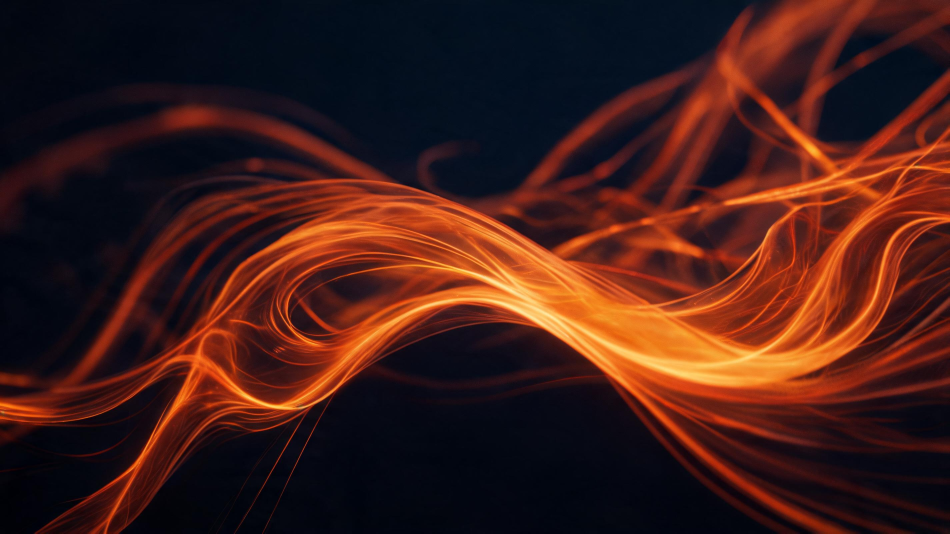
#> input picture media-src/bg/raw-nazo.jpg, 2848 x 1600 px, found by its file name (shown at 1/3 size); its folder holds 4 pictures in this run
$ python process-bg.py
#> lines starting #> are read from the running program, lines starting #| are printed output that depends on the picture
# Process the generated background plates into web-ready assets.
#
# Steps:
#   1. Swap Tasree3/Nazo: the orange plate belongs to Tasree3 (its brand accent
#      is #FD5D01); Nazo has no defined accent, so it takes the neutral navy
#      architectural corridor. This corrects a mapping error made when the
#      plates were first generated.
#   2. Resize to 1920w and 1280w, convert to WebP.
#   3. Bake a mild navy multiply so each plate is dark enough for white type at
#      AA contrast before any CSS scrim is applied. The CSS scrim then only has
#      to handle legibility, not rescue contrast from scratch.
#
# Usage: python scripts/process-bg.py

from PIL import Image, ImageEnhance
import os

# Raw plates live outside public/ so they are never deployed: they are the
# source for re-processing, not site assets. Moved here after generation because
# 2.6 MB of unreferenced JPEGs have no business shipping.
SRC = "media-src/bg"
OUT = "public/media/bg"
WIDTHS = [1920, 1280]

# product -> raw file stem
MAPPING = {
    "tasree3": "raw-nazo",      # orange flowing process -> Tasree3 (#FD5D01)
    "nazo": "raw-tasree3",      # neutral architectural corridor -> Nazo
    "mandoobee": "raw-mandoobee",
    "yisbir": "raw-yisbir",
    "wasel": "raw-wasel",
    "aibox": "raw-aibox",
    "hero": "raw-hero",
}

# Brand navy the plates are multiplied toward.
NAVY = (7, 27, 54)
MULTIPLY_STRENGTH = 0.30


def tint_navy(im):
    """Multiply toward brand navy while preserving luminance relationships."""
    navy = Image.new("RGB", im.size, NAVY)
    return Image.blend(im, Image.blend(im, navy, 0.55), MULTIPLY_STRENGTH)


def main():
    os.makedirs(OUT, exist_ok=True)
    for product, stem in MAPPING.items():
        src = os.path.join(SRC, stem + ".jpg")
        if not os.path.exists(src):
            print("%-12s SKIP (no %s)" % (product, src))
            continue

        im = Image.open(src).convert("RGB")
#> im is the input picture: PIL image 2848x1600 RGB; mean R, G, B 66.2, 29.4, 24.2
        im = tint_navy(im)
#> in tint_navy, `navy = Image.new("RGB", im.size, NAVY)`:
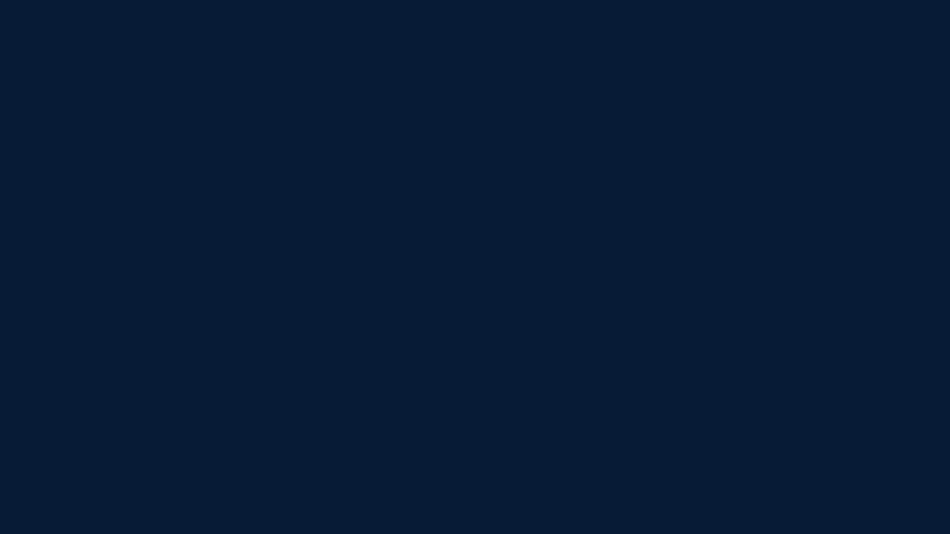
#> navy: PIL image 2848x1600 RGB (shown at 1/3 size); mean R, G, B 7, 27, 54
#> in tint_navy, `return Image.blend(im, Image.blend(im, navy, 0.55), MULTIPLY_STRENGTH)`:
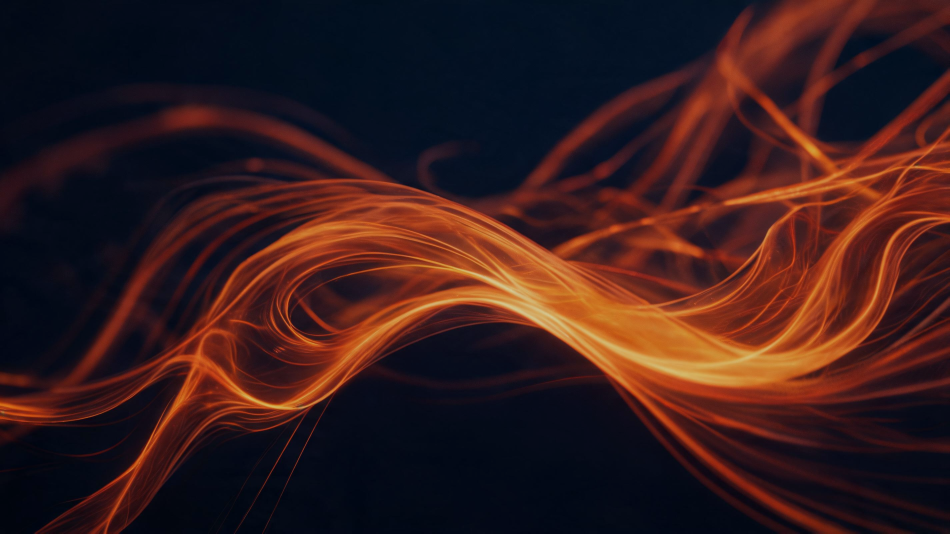
#> returned value: PIL image 2848x1600 RGB (shown at 1/3 size); mean R, G, B 55.9, 28.4, 28.5
        # Slightly deepen contrast so the plates read cinematic, not washed out.
        im = ImageEnhance.Contrast(im).enhance(1.06)

        for w in WIDTHS:
            h = round(im.height * (w / float(im.width)))
            resized = im.resize((w, h), Image.LANCZOS)
            out = os.path.join(OUT, "%s-%d.webp" % (product, w))
            resized.save(out, "WEBP", quality=78, method=6)
            print(
                "%-12s %5dx%-5d -> %-24s %7.1f KB"
                % (product, w, h, os.path.basename(out), os.path.getsize(out) / 1024.0)
            )
#> this loop made 2 passes
#> pass 2, in main, `resized = im.resize((w, h), Image.LANCZOS)`:
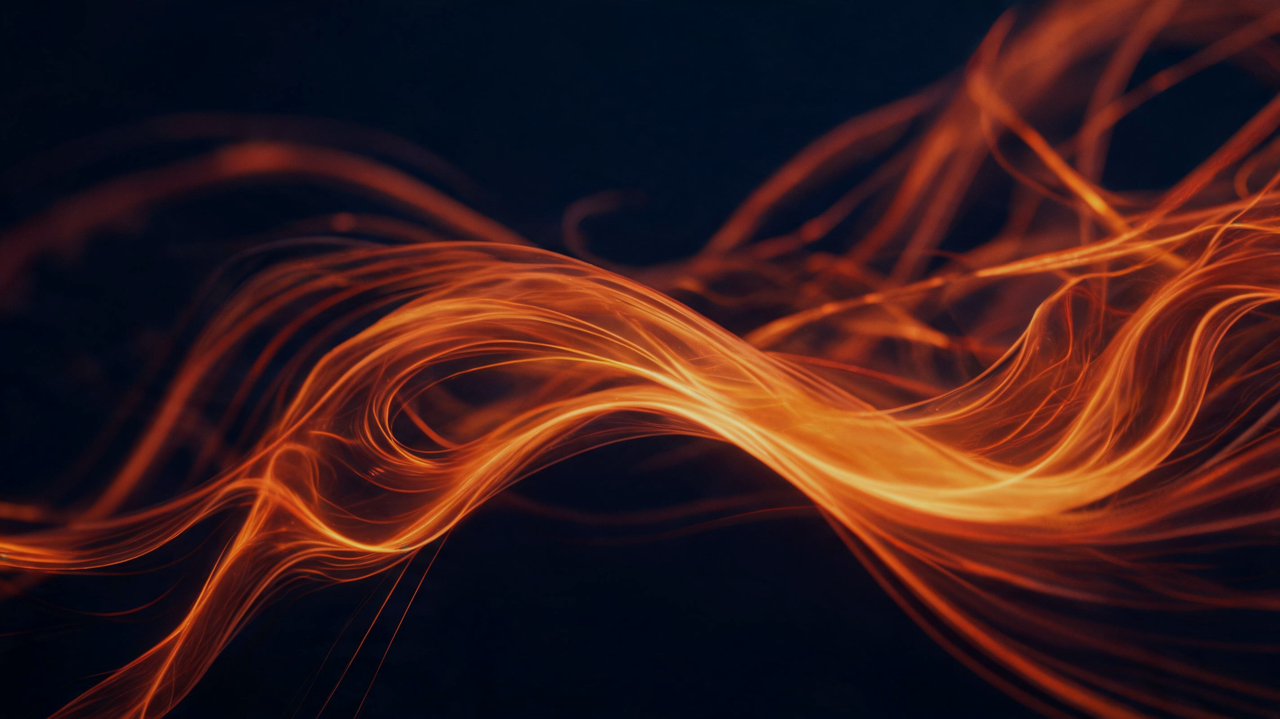
#> resized: PIL image 1280x719 RGB; mean R, G, B 56.6, 27.4, 27.6
#> pass 3 of the loop in main, `for product, stem in MAPPING.items():`:
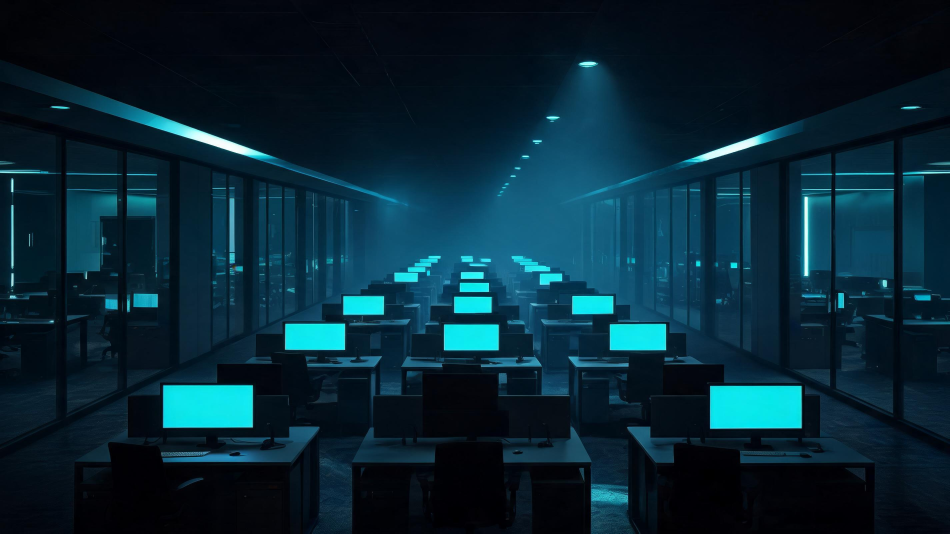
#> input picture media-src/bg/raw-mandoobee.jpg, 2848 x 1600 px, found by its file name (shown at 1/3 size)
#> in main, im is the input picture: PIL image 2848x1600 RGB; mean R, G, B 7.8, 38.5, 52.5
#> in tint_navy (call 2), `return Image.blend(im, Image.blend(im, navy, 0.55), MULTIPLY_STRENGTH)`:
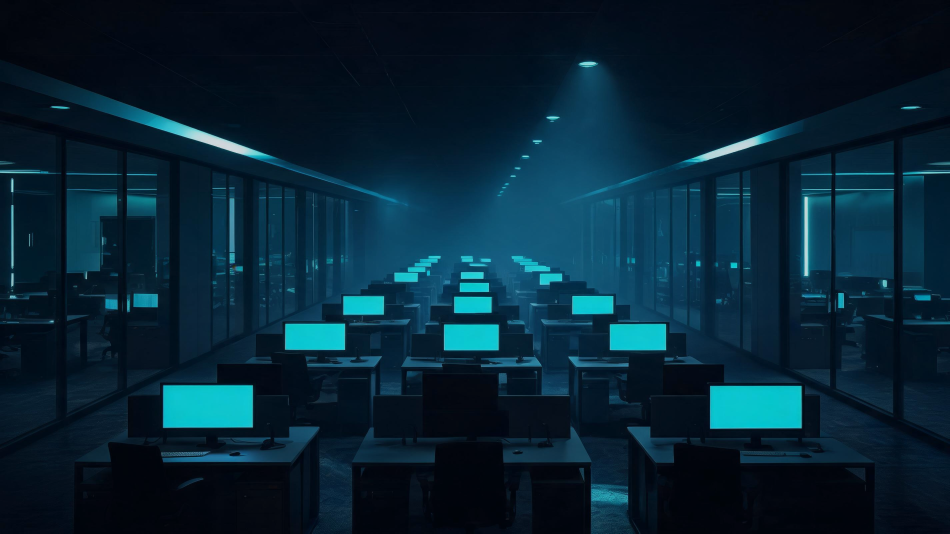
#> returned value: PIL image 2848x1600 RGB (shown at 1/3 size); mean R, G, B 7, 36, 52.2
#> the loop in main, `for w in WIDTHS:` made 2 passes
#| mandoobee     1920x1079  -> mandoobee-1920.webp         49.6 KB
#| mandoobee     1280x719   -> mandoobee-1280.webp         28.0 KB
#> pass 2, in main, `resized = im.resize((w, h), Image.LANCZOS)`:
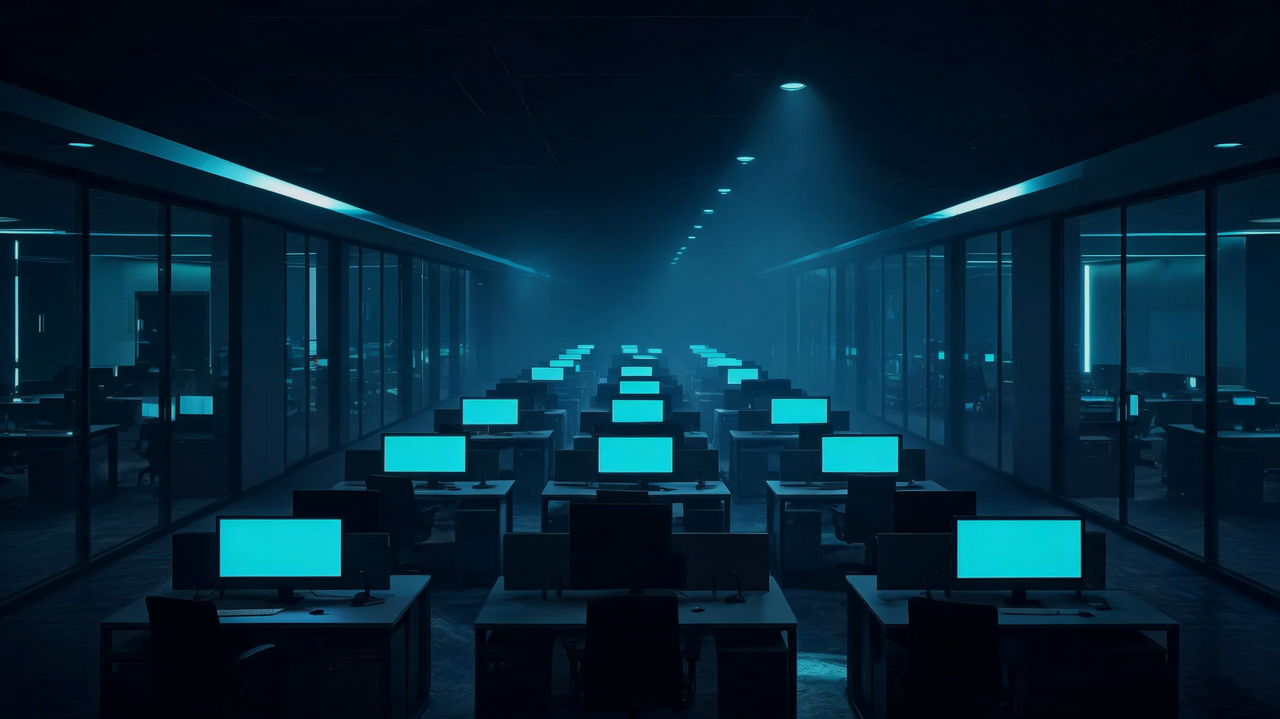
#> resized: PIL image 1280x719 RGB; mean R, G, B 5.5, 36, 53.1
#> the loop made 7 passes; the first 3 are shown


if __name__ == "__main__":
    main()
